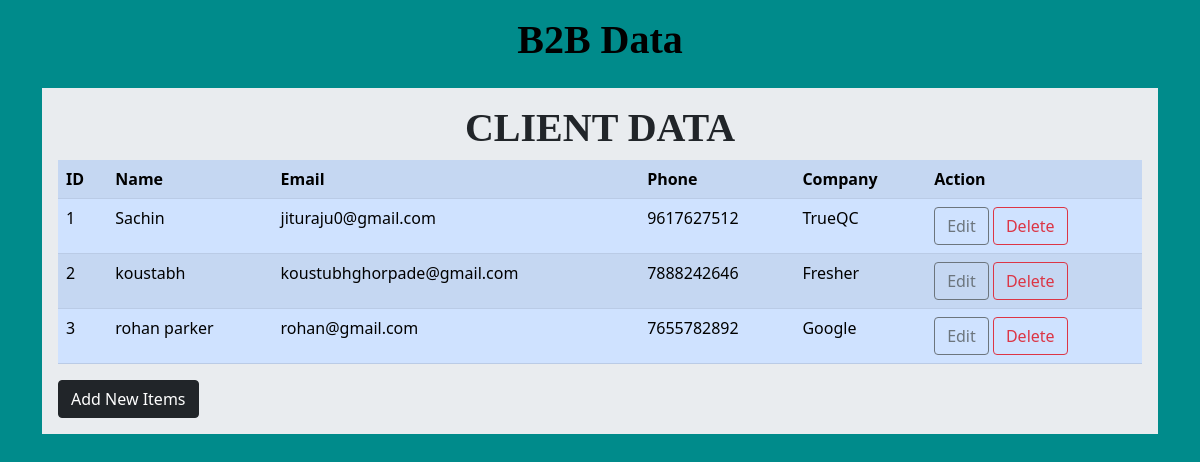
The page / on the database its author committed.
### app.py (models this page shows, shortened)
class Data(db.Model):
    id = db.Column(db.Integer, primary_key = True)
    name = db.Column(db.String(100))
    email = db.Column(db.String(100))
    phone = db.Column(db.String(100))
    company = db.Column(db.String(100))

### app.py (the view)
@app.route('/')
def Index():
    all_data = Data.query.all()
    return render_template("index.html", employees = all_data)

### templates/index.html (shortened to what this page needs)
{% extends 'base.html' %}
{% block body %}
<div class="container">
    <div class="row">
        <div class="col md-12">
            <div class="jumbotron p-3" style="background-color:#e9ecef;">
                <h1 class="white-text mx-2 text-center" style="font-family: -webkit-body;"><b>CLIENT DATA </b></h1>
                <table class="table table-primary table-striped">
                    <tr class="table-active">
                        <th scope="col">ID</th>
                        <th scope="col">Name</th>
                        <th scope="col">Email</th>
                        <th scope="col">Phone</th>
                        <th scope="col">Company</th>
                        <th scope="col">Action</th>
                    </tr>
                   {% for row in employees %}
                    <tr>
                        <td>{{ row.id }}</td>
                        <td>{{ row.name }}</td>
                        <td>{{ row.email }}</td>
                        <td>{{ row.phone }}</td>
                        <td>{{ row.company }}</td>
                        <td>
                            <a href="/update/{{row.id}}" class="btn btn-outline-secondary" data-toggle="modal" data-target="#modaledit{{row.id}}">Edit</a>
                            <a href="/delete/{{row.id}}" class="btn btn-outline-danger" onclick="return confirm('Are You Sure To Delete ?')">Delete</a>
                        </td>
                    </tr>
                    {% endfor %}
                </table>
                <tr>
                       <button type="button"  class="btn btn-dark"
                data-toggle="modal" data-target="#mymodal">Add New Items</button>
                    </tr>
            </div>
           </div>
    </div>
</div>
{% endblock %}

### templates/base.html (shortened to what this page needs)
<!DOCTYPE html>
<html lang="en">
<head>
    <link href="https://cdn.jsdelivr.net/npm/bootstrap@5.0.1/dist/css/bootstrap.min.css" rel="stylesheet">
</head>
<body style="background-color: darkcyan;">
    {% block body %}
    {% endblock %}
</body>
</html>

### templates/header.html (shortened to what this page needs)
{% block body %}
<div class="jumbotron p-3">
        <h1 class="text-center" style="color: black; font-family: cursive"><b>B2B Data</b></h1>
    </div>
{% endblock %}

### templates/index.html (style rules this page uses)
body { background-image: url("https://www.freecodecamp.org/news/content/images/2021/07/Screenshot-2021-07-20-at-9.10.06-PM.png"); background-color: #cccccc; }

### rows shown on the page
Data: id "1", name "Sachin", email "jituraju0@gmail.com", phone "9617627512", company "TrueQC"
Data: id "2", name "koustabh", email "koustubhghorpade@gmail.com", phone "7888242646", company "Fresher"
Data: id "3", name "rohan parker", email "rohan@gmail.com", phone "7655782892", company "Google"
